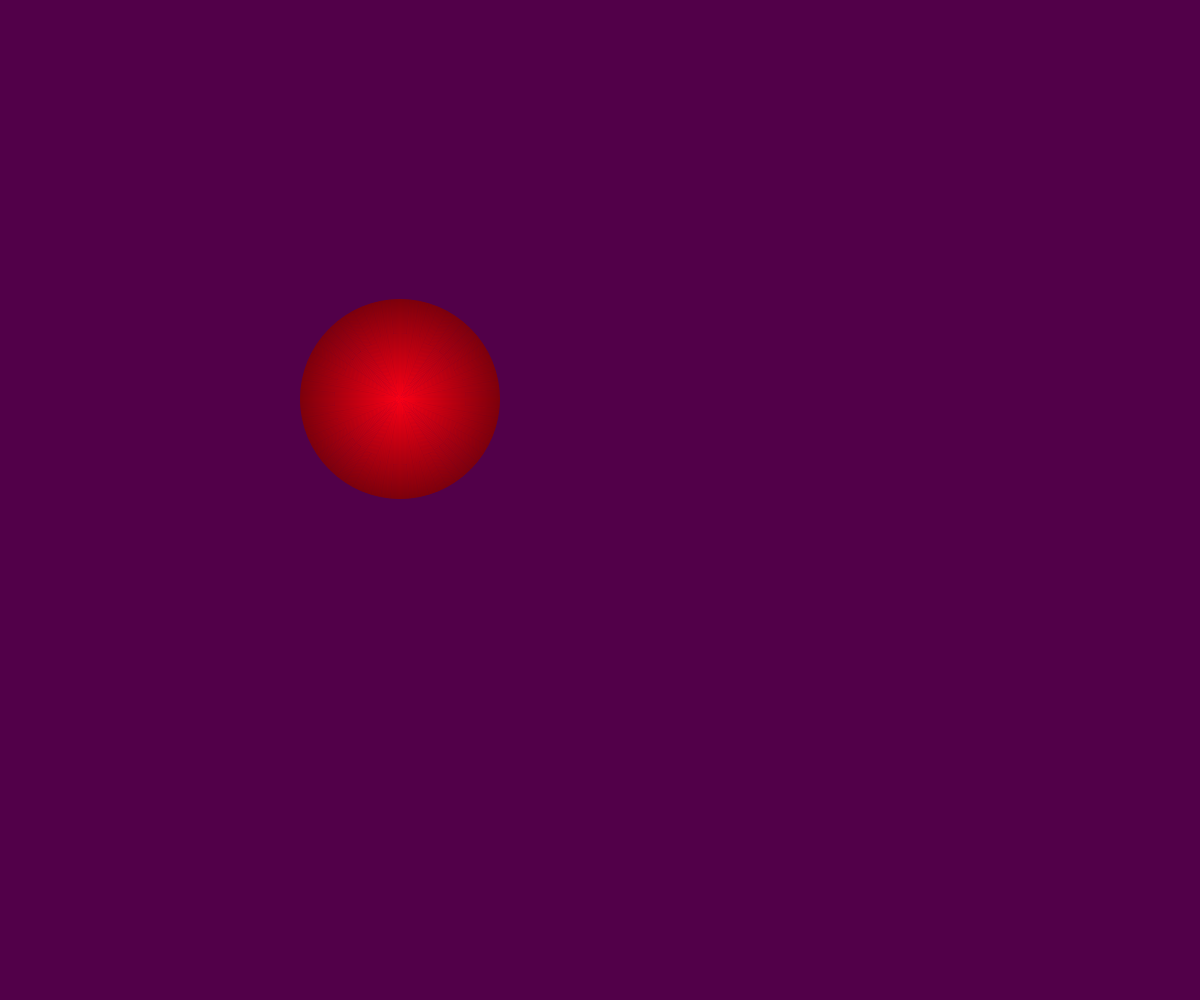
Frame 1 (no input)
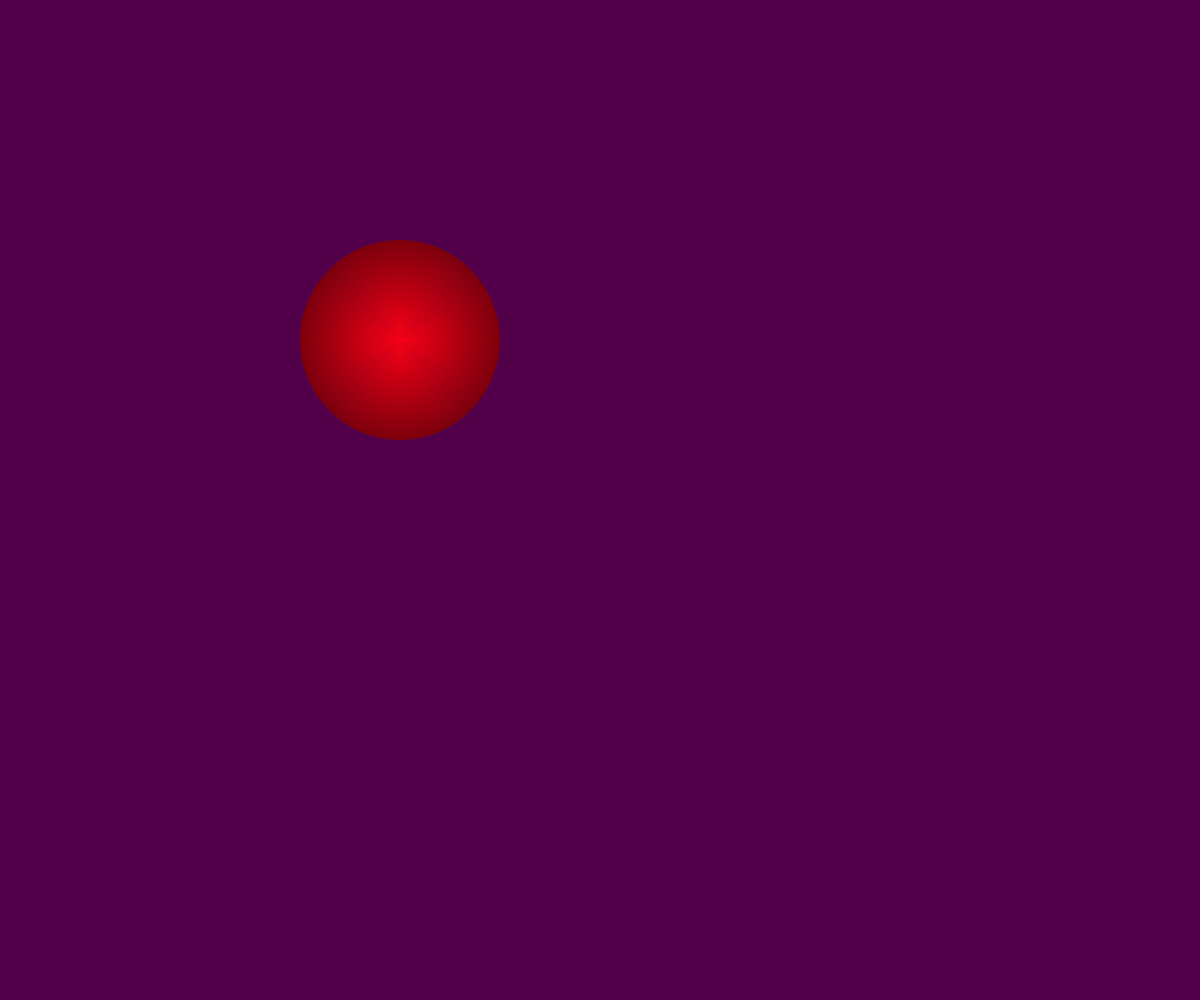
Frame 60 (no input)
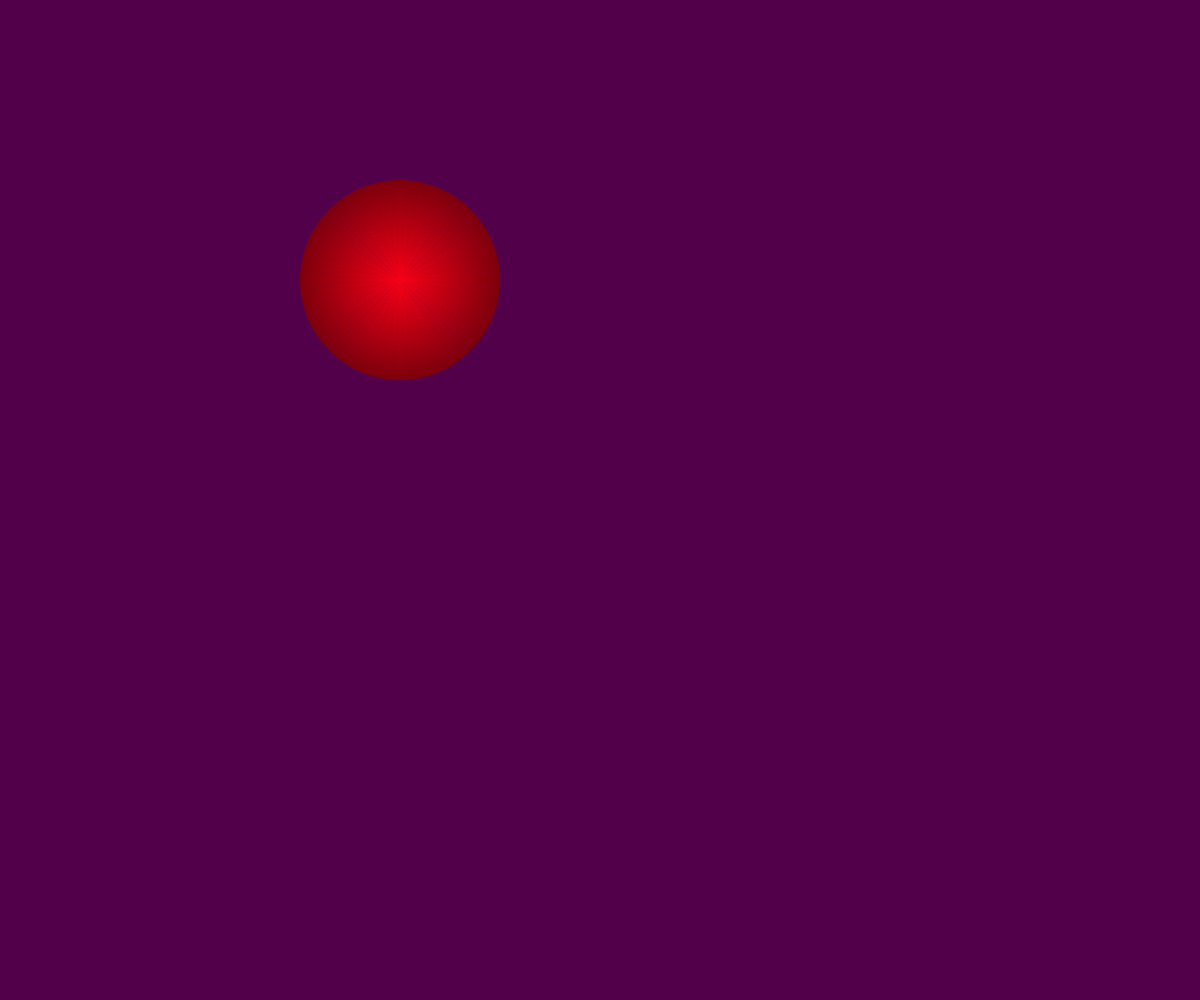
Frame 120 (the mouse pressed at the canvas centre since frame 60)

The p5.js sketch that drew these frames (run headless with seeded random() and noise() and a simulated clock; from frame 60 on, the mouse is pressed at the canvas centre):

// p5.js sketch
// ── sketch.js
let oneLava;
function setup() {
  createCanvas(windowWidth, windowHeight);
  colorMode(HSL,360, 100, 100, 1);
  oneLava = new LavaBlob(200, 355, 99, 400, 400, true);

}

function draw() {
  lavaLamp();
  

}

function lavaLamp() {
  let lavaLampBackground = color(306, 100, 16, 1);
  background(lavaLampBackground);
  oneLava.update();
  oneLava.display();

  


}


//Creates one lava blob
//initital radius is the spawn radius
//centerColorH and CenterColorS are used to decide initial hue and saturation of blob, lightness changed in gradient loop
//startX, startY -> initial coordinates
//up -> if starts moving up or down. 
class LavaBlob {
  constructor(initialRadius, centerColorH, centerColorS, x, y, up){
    this.initialRadius = initialRadius;
    this.centerColorH = centerColorH;
    this.centerColorS = centerColorS;
    this.radius = this.initialRadius;
    this.x = x;
    this.y = y;
    this.up = up;
    
  }

  update() {
    if (this.up) {
      this.y -= 1;
    }else{
      this.y += 1;
    }
    if (this.y - this.radius/2 <= 0) {
      this.up = false;
    }
    if (this.y + this.radius/2  >= windowHeight) {
      this.up = true;
    }
  }

  display () {
    noFill();
    
    
    for (let i = 0; i < this.initialRadius; i ++) {
      let tempColor = color(this.centerColorH, this.centerColorS, map(i, this.initialRadius, 0, 25, 50), 1);
      stroke(tempColor);
      circle(this.x, this.y, i);
    }
  }


  
}
